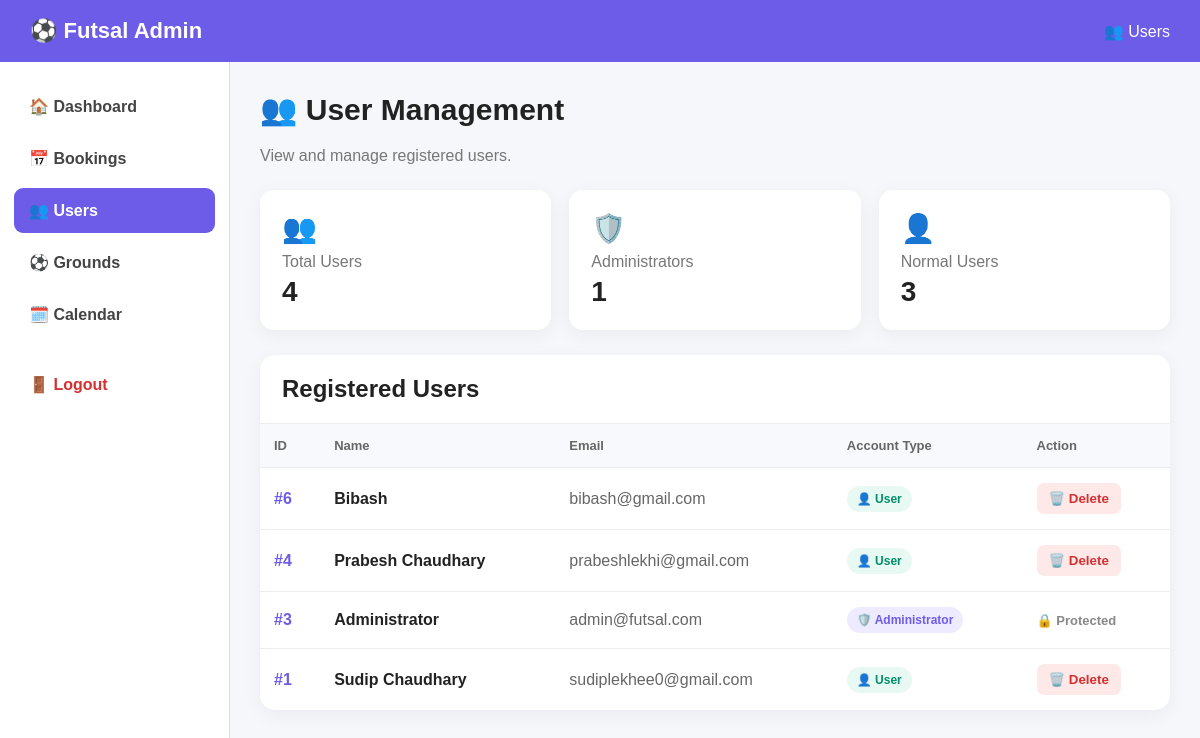
Before: /admin/users (signed in) with the older database file.
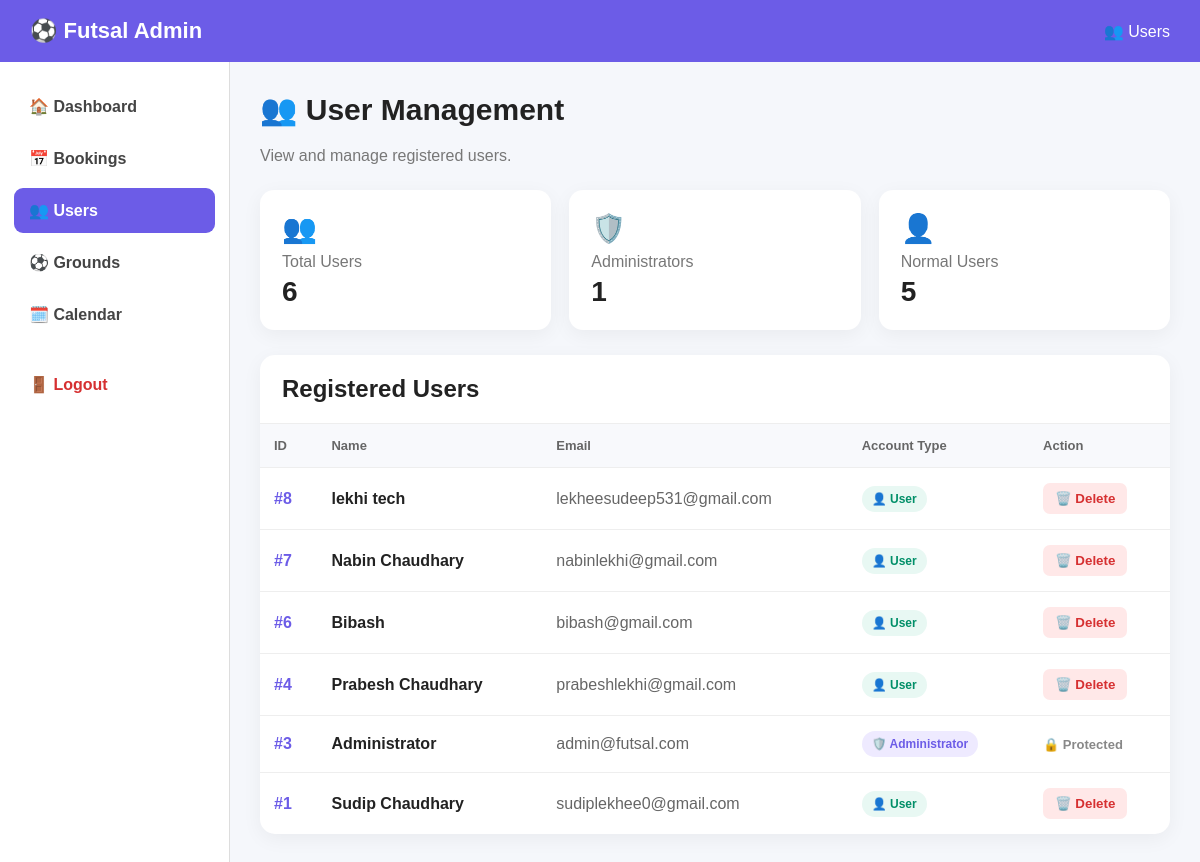
After: the same page with the newer database file.
### tables this page shows
CREATE TABLE users (
            id INTEGER PRIMARY KEY AUTOINCREMENT,
            name TEXT NOT NULL,
            email TEXT UNIQUE NOT NULL,
            password TEXT NOT NULL
        , is_admin INTEGER
            DEFAULT 0);

### app.py (the view)
@app.route("/admin/users")
@admin_required
def admin_users():
    conn = get_db()
    users = conn.execute(
        """
        SELECT *
        FROM users
        ORDER BY id DESC
        """
    ).fetchall()
    conn.close()
    return render_template(
        "admin/users.html",
        users=users
    )

### app.py (called while the page is built, shortened)
def get_db():
    conn = sqlite3.connect(
        DATABASE
    )
    conn.row_factory = sqlite3.Row
    conn.execute(
        "PRAGMA foreign_keys = ON"
    )
    return conn

def admin_required(view_function):
    @wraps(view_function)
    def wrapper(*args, **kwargs):
        user_id = session.get("user_id")
        conn = get_db()
        user = conn.execute(
            """
            SELECT
                id,
                name,
                email,
                is_admin
            FROM users
            WHERE id = ?
            """,
            (
                user_id,
            )
        ).fetchone()
        conn.close()
        session["user_id"] = user["id"]
        session["user_name"] = user["name"]
        session["is_admin"] = 1
        return view_function(
            *args,
            **kwargs
        )
    return wrapper

### templates/admin/users.html (shortened to what the changed rows need)
<!DOCTYPE html>
<html lang="en">
<head>
</head>
<body>
<div class="layout">
    <main class="content">
        <h1>👥 User Management</h1>
        <div class="stats">
            <div class="stat-card">
                <div class="stat-icon">👥</div>
                <div class="stat-title">
                    Total Users
                </div>
                <div class="stat-number">
                    {{ users|length }}
                </div>
            </div>
                    {% set admin_count = namespace(value=0) %}
                    {% for user in users %}
                        {% if user['is_admin'] == 1 %}
                            {% set admin_count.value = admin_count.value + 1 %}
                        {% endif %}
                    {% endfor %}
            <div class="stat-card">
                <div class="stat-icon">👤</div>
                <div class="stat-title">
                    Normal Users
                </div>
                <div class="stat-number">
                    {{ users|length - admin_count.value }}
                </div>
            </div>
        </div>
        <div class="table-card">
            <div class="table-header">
                <h2>
                    Registered Users
                </h2>
            </div>
            {% if users %}
                <div class="table-wrapper">
                    <table>
                        <thead>
                            <tr>
                                <th>ID</th>
                                <th>Name</th>
                                <th>Email</th>
                                <th>Account Type</th>
                                <th>Action</th>
                            </tr>
                        </thead>
                        <tbody>
                        {% for user in users %}
                            <tr>
                                <td>
                                    <span class="user-id">
                                        #{{ user['id'] }}
                                    </span>
                                </td>
                                <td>
                                    <div class="user-name">
                                        {{ user['name'] }}
                                    </div>
                                </td>
                                <td>
                                    <div class="email">
                                        {{ user['email'] }}
                                    </div>
                                </td>
                                <td>
                                    {% if user['is_admin'] == 1 %}
                                        <span class="badge admin-badge">
                                            🛡️ Administrator
                                        </span>
                                    {% else %}
                                        <span class="badge user-badge">
                                            👤 User
                                        </span>
                                    {% endif %}
                                </td>
                                <td>
                                    {% if user['is_admin'] == 1 %}
                                        <span class="protected">
                                            🔒 Protected
                                        </span>
                                    {% else %}
                                        <form
                                            method="POST"
                                            action="{{ url_for('admin_delete_user', user_id=user['id']) }}"
                                            onsubmit="return confirm('Are you sure you want to delete this user? This action cannot be undone.');"
                                        >
                                            <button
                                                type="submit"
                                                class="delete-btn"
                                            >
                                                🗑️ Delete
                                            </button>
                                        </form>
                                    {% endif %}
                                </td>
                            </tr>
                        {% endfor %}
                        </tbody>
                    </table>
                </div>
            {% endif %}
        </div>
    </main>
</div>
</body>
</html>

Changed rows visible on the page:
added users: id "8", name "lekhi tech", email "lekheesudeep531@gmail.com", is_admin "👤 User"
added users: id "7", name "Nabin Chaudhary", email "nabinlekhi@gmail.com", is_admin "👤 User"
Other visible differences:
{{ users|length }}: "4" → "6"
{{ users|length - admin_count.value }}: "3" → "5"
